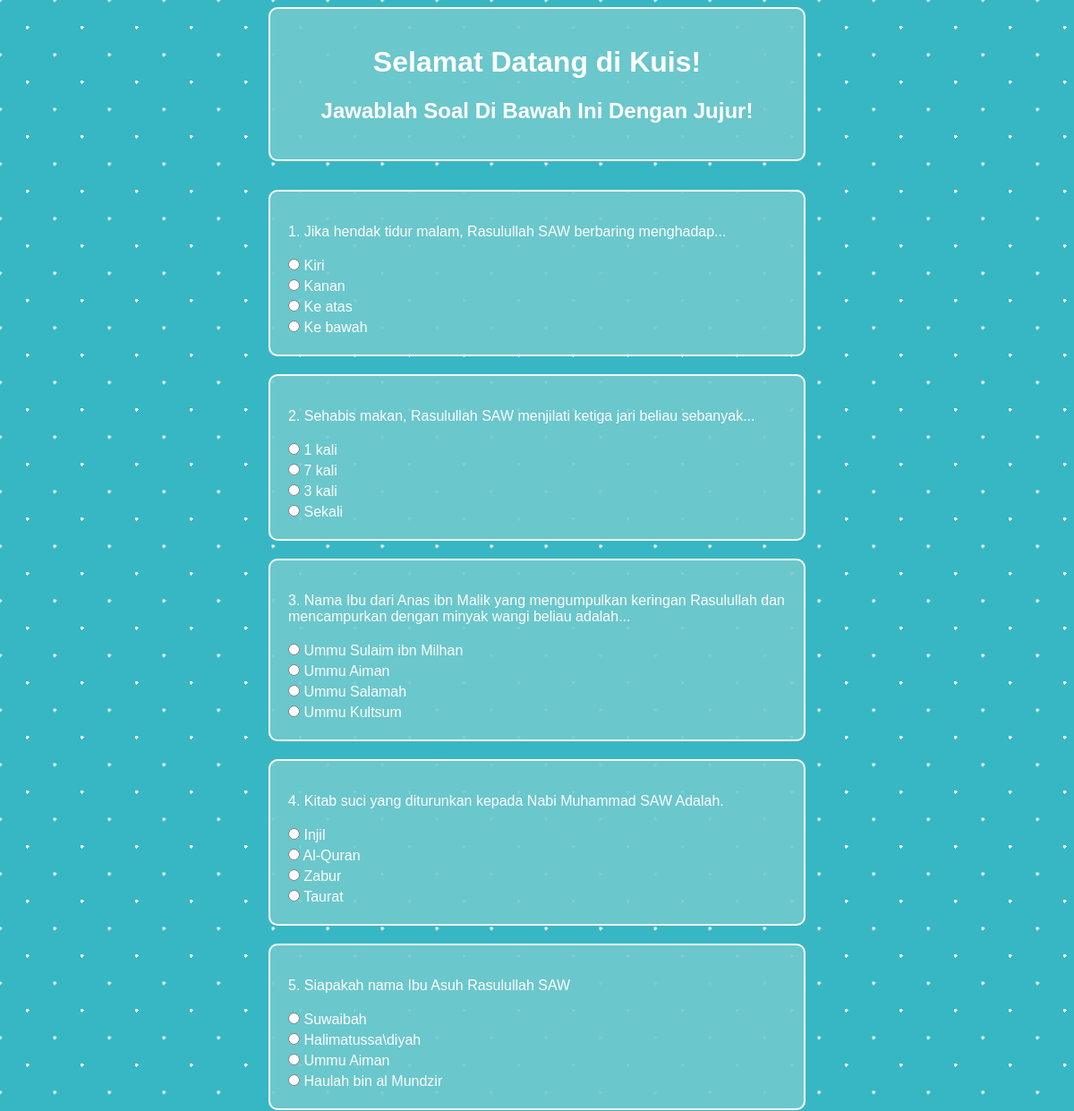
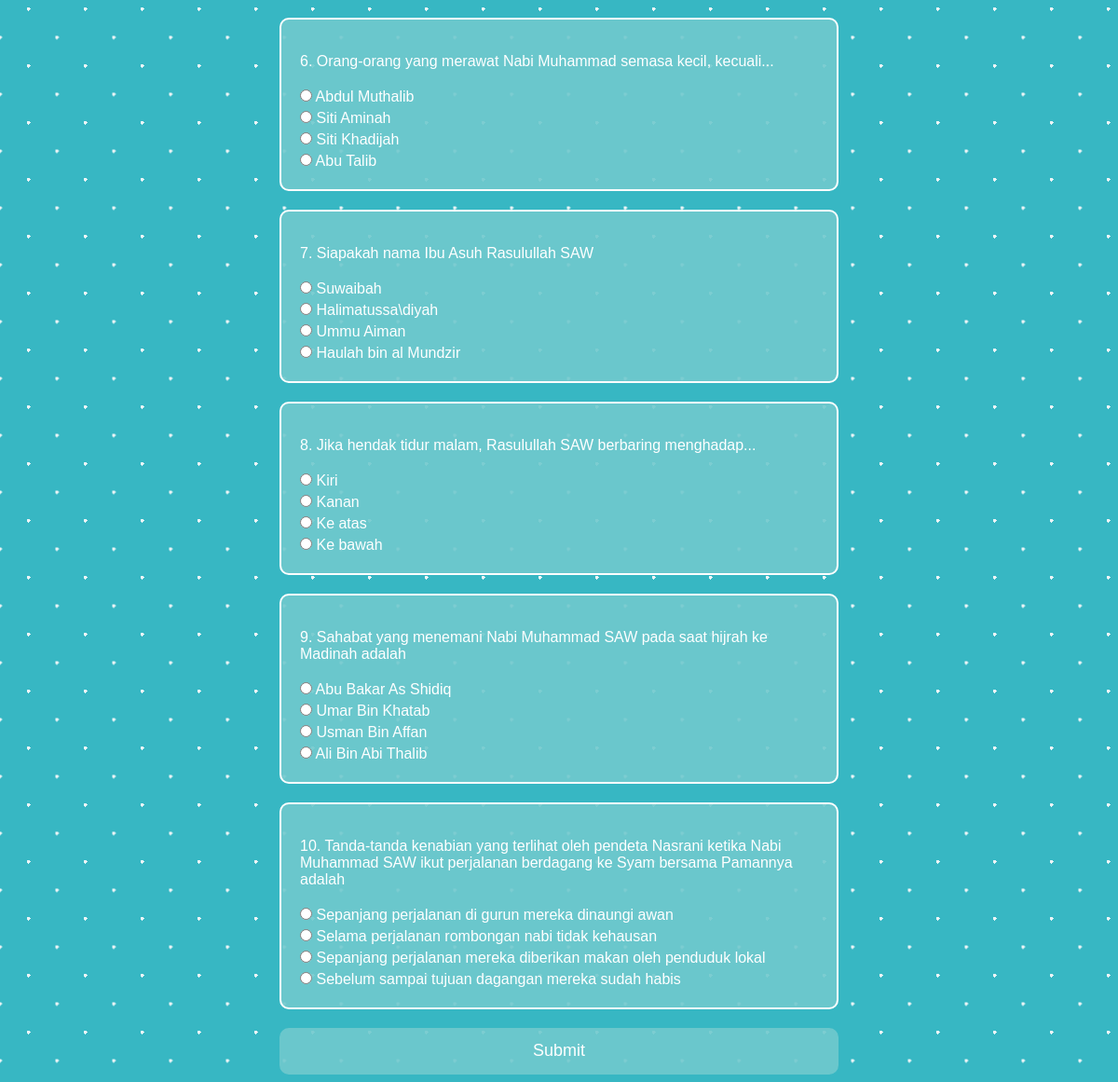
The page /halaman_soal.php on the database its author committed (2 pictures, top to bottom).
### tables this page shows
CREATE TABLE data_soal(
 id INTEGER PRIMARY KEY,
 soal TEXT NOT NULL,
 jawaban_A TEXT NOT NULL,
 jawaban_B TEXT NOT NULL,
 jawaban_C TEXT NOT NULL,
 jawaban_D TEXT NOT NULL,
 jawaban_benar TEXT NOT NULL
);

### halaman_soal.php (the view, shortened to what this page needs)
<?php
require('db.php');
?>
<!DOCTYPE html>
<html lang="id">
<head>
</head>
<body>
<div class="container">
    <div class="title-soal">
        <h1>Selamat Datang di Kuis!</h1>
        <h2>Jawablah Soal Di Bawah Ini Dengan Jujur!</h2>
    </div>
    <form method="POST" action="tampilan.php">
        <?php
        $result = $db->query("SELECT * FROM data_soal ORDER BY RANDOM() LIMIT 10");
        $no=1;
        while ($row = $result->fetchArray()) { ?>
            <div class="card-soal">
                <p><?php echo $no;?>. <?php echo htmlspecialchars($row['soal']); ?></p>
                <input type="radio" name="jawaban<?php echo $row['id']; ?>" value="A" required> <?php echo htmlspecialchars($row['jawaban_A']); ?><br>
                <input type="radio" name="jawaban<?php echo $row['id']; ?>" value="B"> <?php echo htmlspecialchars($row['jawaban_B']); ?><br>
                <input type="radio" name="jawaban<?php echo $row['id']; ?>" value="C"> <?php echo htmlspecialchars($row['jawaban_C']); ?><br>
                <input type="radio" name="jawaban<?php echo $row['id']; ?>" value="D"> <?php echo htmlspecialchars($row['jawaban_D']); ?><br>
            </div>
        <?php
    $no++;
    }
    ?>
        <button type="submit" class="submit-button">Submit</button>
    </form>
</div>
</body>
</html>

### halaman_soal.php (style rules this page uses)
body { font-family: 'Comic Sans MS', cursive, sans-serif; background-color: #37b7c3; background-image: radial-gradient(#ebf4f6 2px, transparent 2px), radial-gradient(#ebf4f6 2px, transparent 2px); background-size: 61px 61px; background-position: 0 0, 30.5px 30.5px; color: white; }
.container { margin-top: 50px; max-width: 600px; margin: auto; }
.title-soal { padding: 20px; background-color: rgba(113, 201, 206, 0.9); border-radius: 10px; text-align: center; margin-bottom: 2rem; border: 2px solid white; }
.card-soal { background-color: rgba(113, 201, 206, 0.9); padding: 20px; border-radius: 10px; margin-bottom: 20px; border: 2px solid white; }
input[type="radio"] { margin: 5px 0; }
.submit-button { width: 100%; height: 50px; background-color: rgba(113, 201, 206, 0.9); border: none; border-radius: 10px; font-size: 18px; color: white; cursor: pointer; transition: background-color 0.3s; }

### rows shown on the page
data_soal: soal "Jika hendak tidur malam, Rasulullah SAW berbaring menghadap...", jawaban_A "Kiri", jawaban_B "Kanan", jawaban_C "Ke atas", jawaban_D "Ke bawah"
data_soal: soal "Sehabis makan, Rasulullah SAW menjilati ketiga jari beliau sebanyak...", jawaban_A "1 kali", jawaban_B "7 kali", jawaban_C "3 kali", jawaban_D "Sekali"
data_soal: soal "Nama Ibu dari Anas ibn Malik yang mengumpulkan keringan Rasulullah dan mencampurkan dengan minyak wangi beliau adalah...", jawaban_A "Ummu Sulaim ibn Milhan", jawaban_B "Ummu Aiman", jawaban_C "Ummu Salamah", jawaban_D "Ummu Kultsum"
data_soal: soal "Kitab suci yang diturunkan kepada Nabi Muhammad SAW Adalah.", jawaban_A "Injil", jawaban_B "Al-Quran", jawaban_C "Zabur", jawaban_D "Taurat"
data_soal: soal "Siapakah nama Ibu Asuh Rasulullah SAW", jawaban_A "Suwaibah", jawaban_B "Halimatussa\\diyah", jawaban_C "Ummu Aiman", jawaban_D "Haulah bin al Mundzir"
data_soal: soal "Orang-orang yang merawat Nabi Muhammad semasa kecil, kecuali...", jawaban_A "Abdul Muthalib", jawaban_B "Siti Aminah", jawaban_C "Siti Khadijah", jawaban_D "Abu Talib"
data_soal: soal "Siapakah nama Ibu Asuh Rasulullah SAW", jawaban_A "Suwaibah", jawaban_B "Halimatussa\\diyah", jawaban_C "Ummu Aiman", jawaban_D "Haulah bin al Mundzir"
data_soal: soal "Jika hendak tidur malam, Rasulullah SAW berbaring menghadap...", jawaban_A "Kiri", jawaban_B "Kanan", jawaban_C "Ke atas", jawaban_D "Ke bawah"
data_soal: soal "Sahabat yang menemani Nabi Muhammad SAW pada saat hijrah ke Madinah adalah", jawaban_A "Abu Bakar As Shidiq", jawaban_B "Umar Bin Khatab", jawaban_C "Usman Bin Affan", jawaban_D "Ali Bin Abi Thalib"
data_soal: soal "Tanda-tanda kenabian yang terlihat oleh pendeta Nasrani ketika Nabi Muhammad SAW ikut perjalanan berdagang ke Syam bersama Pamannya adalah", jawaban_A "Sepanjang perjalanan di gurun mereka dinaungi awan", jawaban_B "Selama perjalanan rombongan nabi tidak kehausan", jawaban_C "Sepanjang perjalanan mereka diberikan makan oleh penduduk lokal", jawaban_D "Sebelum sampai tujuan dagangan mereka sudah habis"
